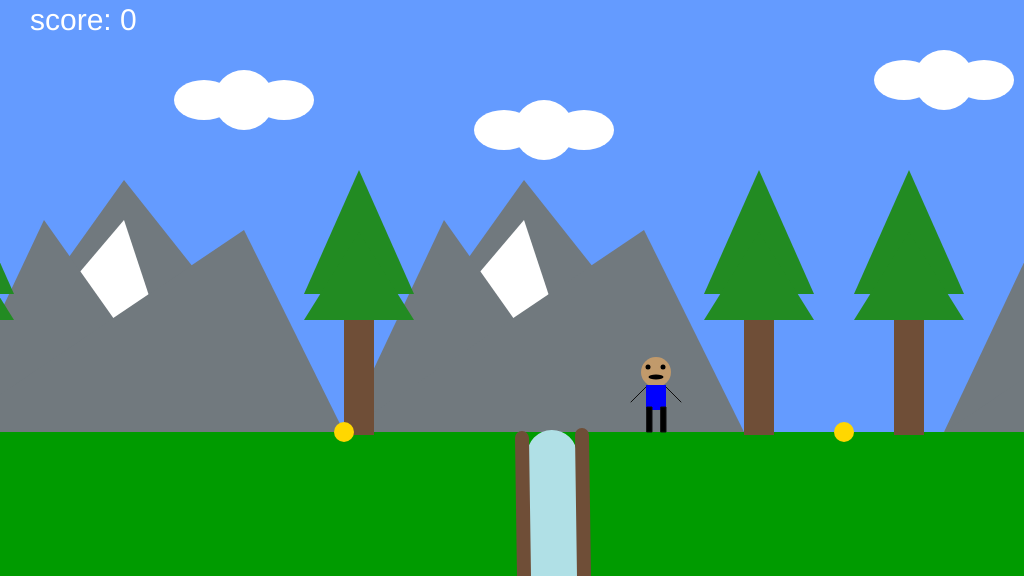
Frame 1 (no input)
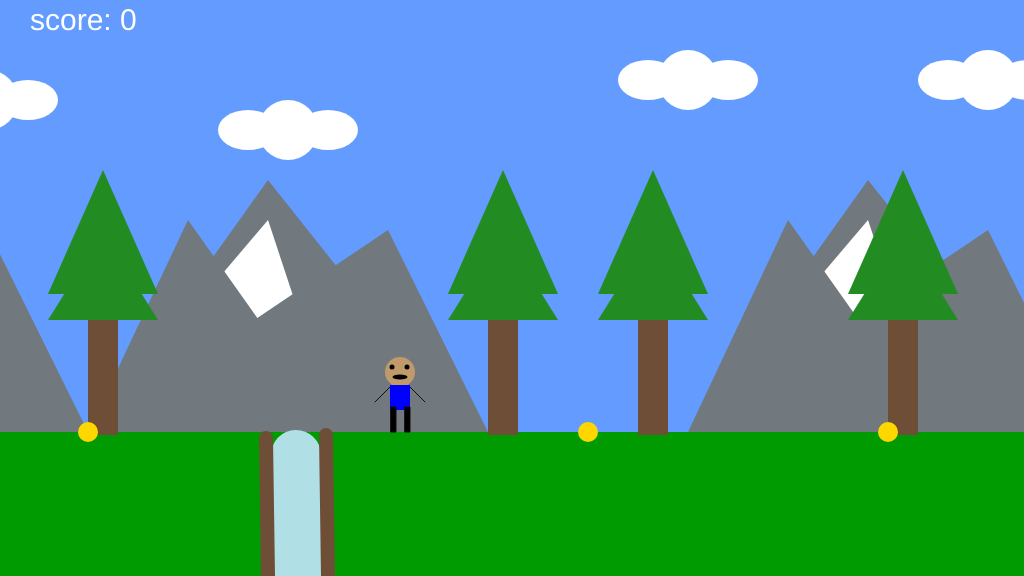
Frame 60 (no input)
Frame 120 (the mouse pressed at the canvas centre since frame 60): identical to frame 60, image omitted

The p5.js sketch that drew these frames (run headless with seeded random() and noise() and a simulated clock; from frame 60 on, the mouse is pressed at the canvas centre):

// p5.js sketch
// ── sketch.js
/*

The Game Project 5

Game interaction

*/


var gameChar_x;
var gameChar_y;
var floorPos_y;
var isLeft;
var isRight;
var isFalling;
var isPlummeting;
var collectable;
var canyon;
var trees_x;
var treePos_y;
var clouds;
var mountains;
var cameraPosX;
var collectables;
var canyons;
var game_score;

function setup()
{
	createCanvas(1024, 576);
	floorPos_y = height * 3/4;
	gameChar_x = width/2;
	gameChar_y = floorPos_y;
    
    isLeft = false;
    isRight = false;
    isFalling = false;
    isPlummeting = false;
    
//    collectable = {x_pos: 100, y_pos: floorPos_y, size: 50, isFound: false};
    
    canyon = {x_pos: 400, width: 410};
    
    trees_x = [-400, -200, 200, 600, 750, 1000, 1400 ];
    treePos_y = floorPos_y;
    clouds = [{x_pos: 100, y_pos: 70}, 
              {x_pos: 400, y_pos: 100}, 
              {x_pos: 800, y_pos: 50},
             {x_pos: 1100, y_pos: 50}];
    
    mountains = [{x_pos: -300, y_pos: 200}, 
                 {x_pos: 100, y_pos: 200}, 
                 {x_pos: 700, y_pos: 200},
                {x_pos: 1300, y_pos: 200},
                {x_pos: 1900, y_pos: 200}];
    
    cameraPosX = 0;
    collectables = [{x_pos: -400, y_pos: floorPos_y, size: 50, isFound: false},
                    {x_pos: -200, y_pos: floorPos_y, size: 50, isFound: false},
                   {x_pos: 200, y_pos: floorPos_y, size: 50, isFound: false}, 
                    {x_pos: 700, y_pos: floorPos_y, size: 50, isFound: false}, 
                    {x_pos: 1000, y_pos: floorPos_y, size: 50, isFound: false},
                   {x_pos: 1300, y_pos: floorPos_y, size: 50, isFound: false}];
    
    canyons = [{x_pos: -240, width: -232},
              {x_pos: 400, width: 410},
              {x_pos: 1200, width: 1210}];

    game_score = 0;
    
    
    
}

function draw()
{
	///////////DRAWING CODE//////////

    //Backgroung movement
    cameraPosX += (gameChar_x - cameraPosX) * 0.5; 
    
	background(100,155,255); //fill the sky blue

	noStroke();
	fill(0,155,0);
	rect(0, floorPos_y, width, height - floorPos_y); //draw some green ground
    
    push();
    translate(-cameraPosX + 400, 0);
    
    //clouds
    drawClouds();   
    
    //mountains
    drawMountains();
    
    //trees
    drawTrees();
    
    
    for(var i = 0; i < collectables.length; i++){
        if(!collectables[i].isFound){
             //collectable
            drawCollectable(collectables[i]);
            //checkCollectable
            checkCollectable(collectables[i]);
        }
        
    }
       
    for(var i = 0; i < canyons.length; i++){
       //draw the canyon
       drawCanyon(canyons[i]);
       //checking Canyon condition
       checkCanyon(canyons[i]); 
      

    }
	
    
    noStroke();
	//the game characterdd
	if(isLeft && isFalling)
	{
		// add your jumping-left code
        strokeWeight(1);
        fill(193, 154, 107);
        ellipse(gameChar_x,gameChar_y - 60,20,30);
        //face
        fill(0);
        ellipse(gameChar_x - 8,gameChar_y - 65,5,5);
        ellipse(gameChar_x - 10, gameChar_y - 55, 9,5);
        //body
        fill(0, 0, 255);
        rect(gameChar_x - 8, gameChar_y - 47, 15, 15);
        //hand
        stroke(15);
        line(gameChar_x - 10, gameChar_y - 45, gameChar_x - 25, gameChar_y - 60);
        line(gameChar_x + 10, gameChar_y -45, gameChar_x + 25, gameChar_y - 60);
        //leg
         line(gameChar_x - 8, gameChar_y - 35, gameChar_x - 30, gameChar_y - 16 );
        line(gameChar_x + 7, gameChar_y - 35, gameChar_x + 30, gameChar_y -  10);
        
	}
	else if(isRight && isFalling)
	{
//        noStroke();
          strokeWeight(1);
		// add your jumping-right code
        fill(193, 154, 107);
        ellipse(gameChar_x,gameChar_y - 60,20,30);
        //face
        fill(0);
        ellipse(gameChar_x + 8,gameChar_y - 65,5,5);
        ellipse(gameChar_x + 10, gameChar_y - 55, 9,5);
        //body
        fill(0, 0, 255);
        rect(gameChar_x - 8, gameChar_y - 47, 15, 15);
        //hand
        stroke(15);
        line(gameChar_x - 10, gameChar_y - 45, gameChar_x - 25, gameChar_y - 60);
        line(gameChar_x + 10, gameChar_y -45, gameChar_x + 25, gameChar_y - 60);
        //leg
         line(gameChar_x - 8, gameChar_y - 35, gameChar_x - 30, gameChar_y - 16 );
        line(gameChar_x + 7, gameChar_y - 35, gameChar_x + 30, gameChar_y -  10);

        
	}
	else if(isLeft)
	{
        strokeWeight(1);
		// add your walking left code
        fill(193, 154, 107);
        ellipse(gameChar_x,gameChar_y - 60,20,30);
        //face
        fill(0);
        ellipse(gameChar_x - 8,gameChar_y - 65,5,5);
        ellipse(gameChar_x - 10, gameChar_y - 55, 9,5);
        //body
        fill(0, 0, 255);
        rect(gameChar_x - 8, gameChar_y - 47, 15, 25);
        //hand
        stroke(15);
        line(gameChar_x - 10, gameChar_y - 45, gameChar_x - 25, gameChar_y - 20);
        line(gameChar_x + 8, gameChar_y -45, gameChar_x + 25, gameChar_y - 15);
        //leg
        line(gameChar_x - 8, gameChar_y - 25, gameChar_x - 20, gameChar_y + 4);
        line(gameChar_x + 7, gameChar_y - 25, gameChar_x + 8, gameChar_y + 5);
        
	}
	else if(isRight)
	{
        strokeWeight(1);
		// add your walking right code
        fill(193, 154, 107);
        ellipse(gameChar_x,gameChar_y - 60,20,30);
        //face
        fill(0);
        ellipse(gameChar_x + 8,gameChar_y - 65,5,5);
        ellipse(gameChar_x + 10, gameChar_y - 55, 9,5);
        //body
        fill(0, 0, 255);
        rect(gameChar_x - 8, gameChar_y - 47, 15, 25);
        //hand
        stroke(15);
        line(gameChar_x - 10, gameChar_y - 45, gameChar_x - 25, gameChar_y - 20);
        line(gameChar_x + 8, gameChar_y -45, gameChar_x + 25, gameChar_y - 15);
        //leg
        line(gameChar_x - 8, gameChar_y - 25, gameChar_x - 8, gameChar_y + 4);
        line(gameChar_x + 7, gameChar_y - 25, gameChar_x + 15, gameChar_y + 5);

	}
	else if(isFalling || isPlummeting)
	{
        strokeWeight(1);
		// add your jumping facing forwards code
        fill(193, 154, 107);
        ellipse(gameChar_x,gameChar_y - 60,30,30);
        //face
        fill(0);
        ellipse(gameChar_x - 8,gameChar_y - 65,5,5);
        ellipse(gameChar_x + 7,gameChar_y - 65,5,5);
        ellipse(gameChar_x, gameChar_y - 55, 15,5)
        //body
        fill(0, 0, 255);
        rect(gameChar_x - 10, gameChar_y - 47, 20, 15);
        //hand
        stroke(15);
        line(gameChar_x - 10, gameChar_y - 45, gameChar_x - 25, gameChar_y - 60);
        line(gameChar_x + 10, gameChar_y -45, gameChar_x + 25, gameChar_y - 60);
        //leg
        fill(0)
        rect(gameChar_x - 9, gameChar_y - 35, 5, 15);
        rect(gameChar_x + 5, gameChar_y - 35 , 5, 15);

	}
	else
	{
        strokeWeight(1);
		// add your standing front facing code
        fill(193, 154, 107);
        ellipse(gameChar_x,gameChar_y - 60,30,30);
        //eyes
        fill(0);
        ellipse(gameChar_x - 8,gameChar_y - 65,5,5);
        ellipse(gameChar_x + 7,gameChar_y - 65,5,5);
        ellipse(gameChar_x, gameChar_y - 55, 15,5)
        fill(0, 0, 255);
        rect(gameChar_x - 10, gameChar_y - 47, 20, 25)
        //hand
        stroke(15);
        line(gameChar_x - 10, gameChar_y - 45, gameChar_x - 25, gameChar_y - 30);
        line(gameChar_x + 10, gameChar_y -45, gameChar_x + 25, gameChar_y - 30);
        //leg
        fill(0)
        rect(gameChar_x - 9, gameChar_y - 25, 5, 25);
        rect(gameChar_x + 5, gameChar_y - 25 , 5, 25);
	}
    
    pop();

     fill(255);
     noStroke();
     textSize(30);
     text("score: " + game_score, 30,30);
        

	///////////INTERACTION CODE//////////
	//Put conditional statements to move the game character below here
    if(isLeft == true){
        gameChar_x -= 3;
    }
    
    if(isRight == true){
        gameChar_x += 3;
    }
   
    //adding gravity
    if(gameChar_y != floorPos_y){
        gameChar_y += 2;
        isFalling =  true;
     } 
    else {
        isFalling = false;
    }
    
}


function keyPressed()
{
    //moving left
    if(keyCode == 65) {
        isLeft = true;
        console.log('a key');
    }
    
    //moving right
    if(keyCode == 68) {
        isRight = true;
        console.log('d key');
    }
    
    //jumping code
     if(keyCode == 87) {
         gameChar_y -= 100;
         //isFalling = false;
         console.log('w key');
         if(isPlummeting == true){
            gameChar_y += 100;
         }
    }
    
    
    
	//open up the console to see how these work
	console.log("keyPressed: " + key);
	console.log("keyPressed: " + keyCode);
}

function keyReleased()
{
   
	// if statements to control the animation of the character when
	// keys are released.
    if(keyCode == 65) {
        isLeft = false;
        console.log('a key');
    }
    
    if(keyCode == 68) {
        isRight = false;
        console.log('d key');
    }

	console.log("keyReleased: " + key);
	console.log("keyReleased: " + keyCode);
}

function drawClouds (){
    for (let i = 0; i < clouds.length; i++) {
        noStroke();
        fill(255,255,255);
        ellipse(clouds[i].x_pos, clouds[i].y_pos + 30, 60, 60);
        ellipse(clouds[i].x_pos - 40, clouds[i].y_pos + 30, 60, 40);
        ellipse(clouds[i].x_pos + 40, clouds[i].y_pos + 30, 60, 40);

    }
}

function drawMountains() {
    for(var i=0; i < mountains.length; i++){
        noStroke();
        fill(113, 121,126);
        triangle(mountains[i].x_pos + 280, mountains[i].y_pos -20, mountains[i].x_pos + 100, mountains[i].y_pos + 232, mountains[i].x_pos + 480, mountains[i].y_pos + 232);
        fill(255,255,255);
        triangle(mountains[i].x_pos + 280, mountains[i].y_pos +20, mountains[i].x_pos + 100, mountains[i].y_pos + 232, mountains[i].x_pos + 350, mountains[i].y_pos + 232);
        fill(113, 121,126);
        triangle(mountains[i].x_pos + 200, mountains[i].y_pos +20, mountains[i].x_pos + 100, mountains[i].y_pos + 232, mountains[i].x_pos + 350, mountains[i].y_pos + 232);
        triangle(mountains[i].x_pos + 400, mountains[i].y_pos +30, mountains[i].x_pos + 100, mountains[i].y_pos + 232, mountains[i].x_pos + 500, mountains[i].y_pos + 232);
    }
}

function drawTrees (){
     for(var i=0; i < trees_x.length; i++){
        noStroke();
        fill(111, 78, 55);
        rect(trees_x[i], treePos_y - 142, 30, 145);
        fill(34, 139, 34);
        triangle(trees_x[i] + 15,treePos_y - 262, trees_x[i] - 40, treePos_y - 138, trees_x[i] + 70, treePos_y - 138);
        triangle(trees_x[i] + 15, treePos_y - 200, trees_x[i] - 40, treePos_y - 112, trees_x[i] + 70, treePos_y -112);
    }
}

function drawCollectable (t_collectable){
     
    
    if(t_collectable.isFound == false){
        //strokeWeight(40);
        fill(255,215,0);
        ellipse(t_collectable.x_pos ,t_collectable.y_pos, 20, 20);
        
        
    }
}

function drawCanyon (t_canyon){
    strokeWeight(50);
    stroke(176,224,230)
    line(t_canyon.x_pos + 8, 455 ,t_canyon.width, 576);
    strokeWeight(14);
    stroke(111, 78, 55);
    line(t_canyon.x_pos - 22, 438, t_canyon.width - 30, 576);
    line(t_canyon.x_pos + 38, 435, t_canyon.width + 30, 576);
}

function checkCollectable(t_collectable) {
    if(dist(gameChar_x, gameChar_y, t_collectable.x_pos, t_collectable.y_pos) < 2){
        t_collectable.isFound = true;
        game_score +=  1;
        
    }
}


function checkCanyon (t_canyon){
    if(gameChar_x > t_canyon.x_pos - 30 && gameChar_x < t_canyon.width + 30 && gameChar_y >= floorPos_y){
        isPlummeting = true;
    }
    
    if(isPlummeting == true){
        gameChar_y += 5;
    
    }
}
// ── style.css
body{
    padding: 0px;
    margin: 0px;
    text-align: center;
    background-color: rgb(190, 190, 190);
    display: block;
}

p{
    font-size: 20px;
}
